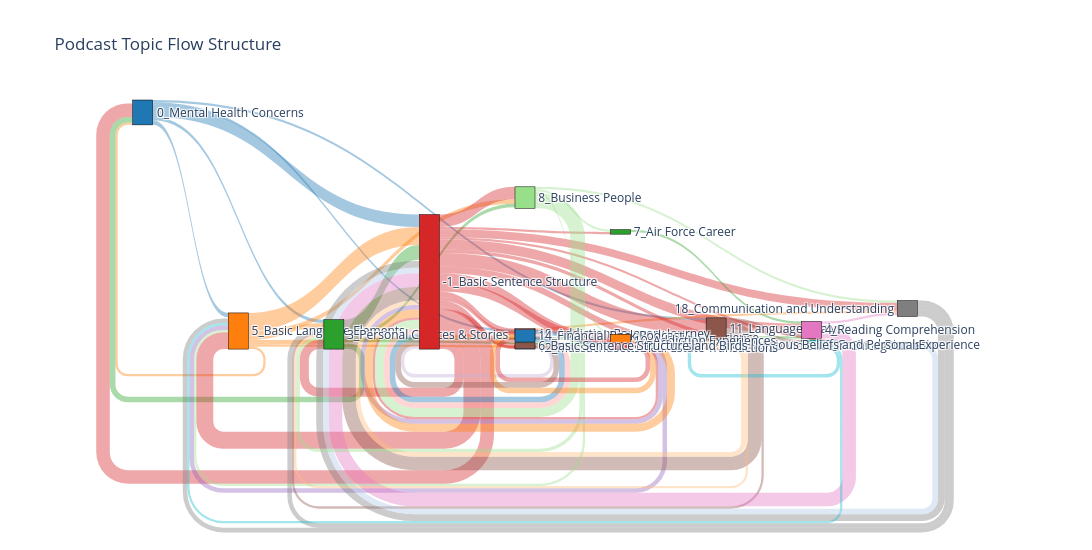

The notebook cell saved with this chart:
### Markdown cell above
### Topic-wise narretive flow for : <span style="background-color: #f8c58bff; color: black; padding: 0 5px;">Education</span>

### Code cell
sankey(G, Weight=1)

### Figure 1 — Plotly figure (JSON) as saved in the notebook; plotly's stock layout.template omitted (floating-point values rounded to 4 significant figures)
{"data": [{"arrangement": "snap", "link": {"color": ["rgba(31, 119, 180, 0.4)", "rgba(31, 119, 180, 0.4)", "rgba(31, 119, 180, 0.4)", "rgba(31, 119, 180, 0.4)", "rgba(31, 119, 180, 0.4)", "rgba(255, 127, 14, 0.4)", "rgba(255, 127, 14, 0.4)", "rgba(255, 127, 14, 0.4)", "rgba(255, 127, 14, 0.4)", "rgba(255, 127, 14, 0.4)", "rgba(255, 127, 14, 0.4)", "rgba(255, 127, 14, 0.4)", "rgba(44, 160, 44, 0.4)", "rgba(44, 160, 44, 0.4)", "rgba(44, 160, 44, 0.4)", "rgba(44, 160, 44, 0.4)", "rgba(44, 160, 44, 0.4)", "rgba(214, 39, 40, 0.4)", "rgba(214, 39, 40, 0.4)", "rgba(214, 39, 40, 0.4)", "rgba(214, 39, 40, 0.4)", "rgba(214, 39, 40, 0.4)", "rgba(214, 39, 40, 0.4)", "rgba(214, 39, 40, 0.4)", "rgba(214, 39, 40, 0.4)", "rgba(214, 39, 40, 0.4)", "rgba(214, 39, 40, 0.4)", "rgba(214, 39, 40, 0.4)", "rgba(214, 39, 40, 0.4)", "rgba(214, 39, 40, 0.4)", "rgba(214, 39, 40, 0.4)", "rgba(214, 39, 40, 0.4)", "rgba(214, 39, 40, 0.4)", "rgba(214, 39, 40, 0.4)", "rgba(148, 103, 189, 0.4)", "rgba(148, 103, 189, 0.4)", "rgba(148, 103, 189, 0.4)", "rgba(148, 103, 189, 0.4)", "rgba(140, 86, 75, 0.4)", "rgba(140, 86, 75, 0.4)", "rgba(140, 86, 75, 0.4)", "rgba(140, 86, 75, 0.4)", "rgba(227, 119, 194, 0.4)", "rgba(227, 119, 194, 0.4)", "rgba(127, 127, 127, 0.4)", "rgba(127, 127, 127, 0.4)", "rgba(127, 127, 127, 0.4)", "rgba(23, 190, 207, 0.4)", "rgba(23, 190, 207, 0.4)", "rgba(23, 190, 207, 0.4)", "rgba(174, 199, 232, 0.4)", "rgba(255, 187, 120, 0.4)", "rgba(255, 187, 120, 0.4)", "rgba(152, 223, 138, 0.4)", "rgba(152, 223, 138, 0.4)", "rgba(152, 223, 138, 0.4)", "rgba(152, 223, 138, 0.4)", "rgba(152, 223, 138, 0.4)", "rgba(152, 223, 138, 0.4)", "rgba(255, 152, 150, 0.4)", "rgba(255, 152, 150, 0.4)", "rgba(197, 176, 213, 0.4)", "rgba(31, 119, 180, 0.4)", "rgba(31, 119, 180, 0.4)", "rgba(255, 127, 14, 0.4)", "rgba(255, 127, 14, 0.4)", "rgba(44, 160, 44, 0.4)", "rgba(214, 39, 40, 0.4)", "rgba(214, 39, 40, 0.4)", "rgba(140, 86, 75, 0.4)"], "source": [0, 0, 0, 0, 0, 1, 1, 1, 1, 1, 1, 1, 2, 2, 2, 2, 2, 3, 3, 3, 3, 3, 3, 3, 3, 3, 3, 3, 3, 3, 3, 3, 3, 3, 4, 4, 4, 4, 5, 5, 5, 5, 6, 6, 7, 7, 7, 9, 9, 9, 10, 11, 11, 12, 12, 12, 12, 12, 12, 13, 13, 14, 15, 15, 16, 16, 17, 18, 18, 20], "target": [1, 2, 3, 5, 15, 0, 2, 3, 9, 12, 7, 15, 3, 0, 12, 6, 4, 4, 0, 2, 6, 5, 1, 9, 7, 11, 12, 13, 14, 15, 16, 10, 20, 17, 5, 1, 11, 3, 3, 2, 9, 6, 7, 3, 2, 3, 1, 10, 1, 5, 3, 3, 2, 3, 2, 7, 4, 1, 17, 3, 16, 3, 3, 18, 13, 3, 6, 15, 3, 3], "value": [4, 3, 11, 2, 2, 2, 4, 16, 2, 4, 2, 2, 13, 5, 3, 2, 2, 8, 12, 8, 9, 12, 15, 3, 7, 6, 11, 5, 3, 3, 8, 2, 5, 2, 2, 4, 2, 4, 12, 2, 3, 2, 2, 12, 4, 6, 4, 3, 2, 3, 5, 4, 2, 8, 3, 2, 2, 2, 2, 5, 4, 3, 5, 4, 5, 7, 2, 4, 2, 5]}, "node": {"align": "left", "color": ["#1f77b4", "#ff7f0e", "#2ca02c", "#d62728", "#9467bd", "#8c564b", "#e377c2", "#7f7f7f", "#bcbd22", "#17becf", "#aec7e8", "#ffbb78", "#98df8a", "#ff9896", "#c5b0d5", "#1f77b4", "#ff7f0e", "#2ca02c", "#d62728", "#9467bd", "#8c564b"], "label": ["0_Mental Health Concerns", "5_Basic Language Elements", "3_Personal Choices & Stories", "-1_Basic Sentence Structure", "17_Human Experience", "11_Language Analysis", "4_Reading Comprehension", "18_Communication and Understanding", "15_Poetry and Music", "9_General Discussion", "2_Police Violence in Chicago", "13_Religious Beliefs and Personal Experience", "8_Business People", "19_Addiction Recovery Journey", "12_Massachusetts Real Estate Transactions", "14_Financial Rock Podcast", "10_Addiction Experiences", "7_Air Force Career", "1_Puffin Island Birds", "16_International Higher Education Development", "6_Basic Sentence Structure"], "line": {"color": "black", "width": 0.5}, "pad": 15, "thickness": 20}, "type": "sankey", "valueformat": ".0f", "valuesuffix": "TWh"}], "layout": {"font": {"size": 12}, "height": 550, "title": {"text": "Podcast Topic Flow Structure"}, "width": 1400}}
